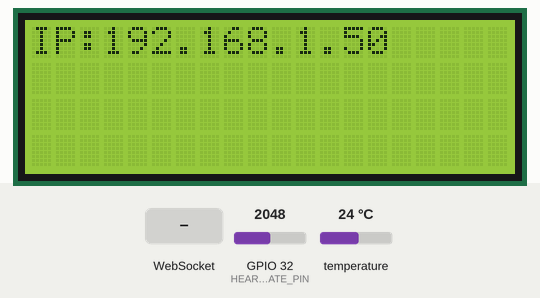
The sketch below on a simulated ESP32. On the bench: 20×4 character LCD. The test bench sets the inputs (shaded band); at power-on: GPIO 32 (HEART_RATE_PIN) = 2048, temperature 24 °C. WiFi joins after 1.5 s; servers stay silent unless stated; random numbers use the default seed unless the sketch sets one; what the sketch prints to the serial monitor is not drawn.

Above: at 3.2 s.
At 4.3 s:
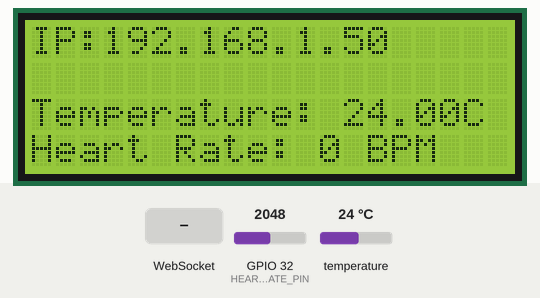
4.4 s: GPIO 32 (HEART_RATE_PIN) set to 0
At 6.7 s:
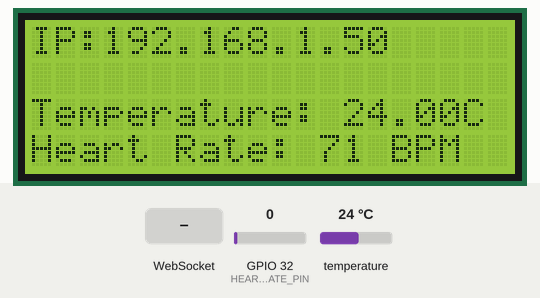
6.8 s: WebSocket text "1" received
Timing chart, 0 to 9.8 s (numbered marks = the images above; inputs shaded):
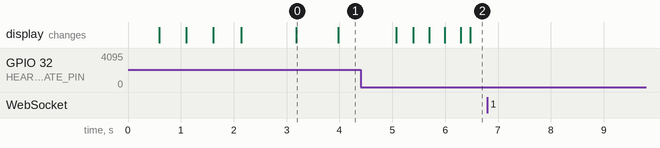

The sketch:

smart_Drug_Prescription_System.ino
```cpp
#include <WiFi.h>
#include <WebServer.h>
#include <WebSocketsServer.h>
#include <Wire.h>
#include <LiquidCrystal_I2C.h>
#include <OneWire.h>
#include <DallasTemperature.h>
#include <PulseSensorPlayground.h>

// temperature sensor is plugged into pin 5 on the ESP32
#define ONE_WIRE_BUS 5
OneWire oneWire(ONE_WIRE_BUS);
DallasTemperature sensors(&oneWire);

// Pin for heart rate sensor
#define HEART_RATE_PIN 32

// Create an instance of the PulseSensorPlayground
PulseSensorPlayground pulseSensor;

const char* ssid = "project";         // Your WiFi SSID
const char* password = "123456789";   // Your WiFi Password

WebSocketsServer webSocket = WebSocketsServer(81);  // WebSocket server on port 81

// Create an instance of the LCD (20x4 display)
LiquidCrystal_I2C lcd(0x27, 20, 4);


float temperature = 0.0;
int heartRate = 0;
String ipAddress = "";

void handleWebSocketMessage(uint8_t * payload, size_t length) {
  // No need to handle incoming messages for this application
}

void onEvent(uint8_t client_num, WStype_t type, uint8_t * payload, size_t length) {
  switch (type) {
    case WStype_CONNECTED:
      Serial.printf("Client %u connected\n", client_num);
      break;
    case WStype_DISCONNECTED:
      Serial.printf("Client %u disconnected\n", client_num);
      break;
    case WStype_TEXT:
      handleWebSocketMessage(payload, length);
      break;
  }
}


// Function to detect touch
bool touchDetected() {
  int sensorValue = analogRead(HEART_RATE_PIN);
  // Log the sensor value to the serial monitor
  Serial.print("Analog Value: ");
  Serial.println(sensorValue);
  // Return true if touch is detected, false otherwise
  return sensorValue <= 3;
}

void setup() {// Start the serial communication
  Serial.begin(115200);

  // Initialize the LCD
  lcd.init();
  lcd.backlight();
  lcd.setCursor(0, 0);
  lcd.print("Connecting to WiFi...");

  // Connect to Wi-Fi
  WiFi.begin(ssid, password);
  while (WiFi.status() != WL_CONNECTED) {
    delay(500);
    Serial.println("Connecting to WiFi...");
    lcd.clear();
    delay(500);
    lcd.print("WiFi connecting....");
  }
  Serial.println("Connected to WiFi");
  lcd.clear();
  lcd.print("Connected to WiFi");
  delay(1000);

  // Get the IP address
  ipAddress = WiFi.localIP().toString();
  Serial.println("IP Address: " + ipAddress);

  // Display the IP address on the LCD
  lcd.clear();
  lcd.setCursor(0, 0);
  lcd.print("IP:");
  lcd.setCursor(3, 0);
  lcd.print(ipAddress);

  // Start WebSocket server
  webSocket.begin();
  webSocket.onEvent(onEvent);
  // Initialize the DS18B20 sensor
  sensors.begin();

  // Initialize the PulseSensor
  pulseSensor.analogInput(HEART_RATE_PIN);
  pulseSensor.begin();
}

void updateLcd() {
  // Update the LCD with temperature and heart rate data
  lcd.setCursor(0, 2);  // Row 1
  lcd.print("Temperature: ");
  lcd.print(temperature);
  lcd.print("C  ");

  lcd.setCursor(0, 3);
  lcd.print("Heart Rate: ");
  lcd.print(heartRate);
  lcd.print(" BPM");
}

void loop() {
  webSocket.loop();


  // Read temperature from DS18B20
  sensors.requestTemperatures();
  temperature = sensors.getTempCByIndex(0);
  if (temperature < 0) {
    temperature = 0;
  }

  if (touchDetected()) {
    int targetHeartRate = random(60, 73);

    // Simulate loading the heart rate value
    for (int i = 0; i <= targetHeartRate; i++) {
      lcd.setCursor(0, 3);
      lcd.print("Heart Rate: ");
      lcd.print(i);
      lcd.print(" BPM");
      delay(3); // Adjust loading speed
    }

    // Log the heart rate value to the serial monitor
    Serial.print("Heart Rate: ");
    Serial.println(targetHeartRate);

    // Send the heart rate and temperature data via WebSocket
    String data = String("{\"heartRate\":") + targetHeartRate + ",\"temperature\":" + temperature + "}";
    webSocket.broadcastTXT(data);
    Serial.println("Sent: " + data);
    // delay(2000); // Send new random numbers every 5 seconds

    heartRate = targetHeartRate;
    updateLcd();

    // Stop further execution
    while (true) {
      webSocket.loop();
      webSocket.broadcastTXT(data);

      delay(2000); // Infinite loop to stop further execution
    }
  }
  updateLcd();


  // Send the heart rate and temperature data via WebSocket
  String data = String("{\"heartRate\":") + heartRate + ",\"temperature\":" + temperature + "}";
  webSocket.broadcastTXT(data);
  Serial.println("Sent: " + data);
  delay(300); // Send new random numbers every 5 seconds
}
```

Measured:
- after the input at 4.4 s, the display: first changes after 0.68 s (image 2 shows a later state)
- after the input at 6.8 s, every drawn part: stays the same
- what the display in image 0 shows lasts 0.8 s, from 3.2 s to 4.0 s
